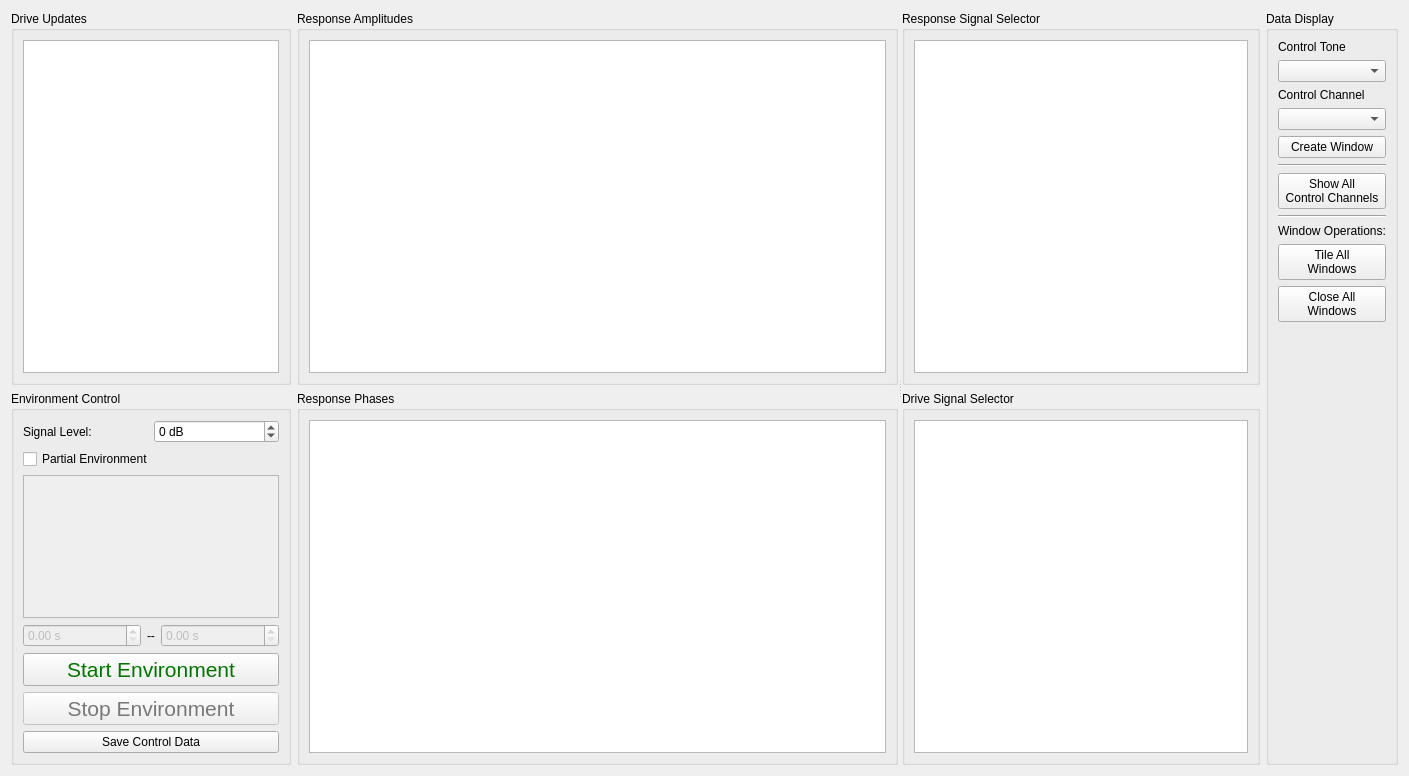
<?xml version="1.0" encoding="UTF-8"?>
<ui version="4.0">
 <class>Form</class>
 <widget class="QWidget" name="Form">
  <property name="geometry">
   <rect>
    <x>0</x>
    <y>0</y>
    <width>1409</width>
    <height>776</height>
   </rect>
  </property>
  <property name="windowTitle">
   <string>Form</string>
  </property>
  <layout class="QHBoxLayout" name="horizontalLayout_2">
   <item>
    <layout class="QVBoxLayout" name="environment_control_layout">
     <item>
      <widget class="QGroupBox" name="control_updates_groupbox">
       <property name="title">
        <string>Drive Updates</string>
       </property>
       <layout class="QVBoxLayout" name="verticalLayout_71">
        <item>
         <widget class="PlotWidget" name="control_updates_plot">
          <property name="sizePolicy">
           <sizepolicy hsizetype="Minimum" vsizetype="Expanding">
            <horstretch>0</horstretch>
            <verstretch>0</verstretch>
           </sizepolicy>
          </property>
         </widget>
        </item>
       </layout>
      </widget>
     </item>
     <item>
      <widget class="QGroupBox" name="environment_control_groupbox">
       <property name="sizePolicy">
        <sizepolicy hsizetype="Minimum" vsizetype="Minimum">
         <horstretch>0</horstretch>
         <verstretch>0</verstretch>
        </sizepolicy>
       </property>
       <property name="title">
        <string>Environment Control</string>
       </property>
       <layout class="QVBoxLayout" name="verticalLayout_2">
        <item>
         <layout class="QHBoxLayout" name="test_level_layout">
          <item>
           <widget class="QLabel" name="test_level_label">
            <property name="sizePolicy">
             <sizepolicy hsizetype="Minimum" vsizetype="Preferred">
              <horstretch>0</horstretch>
              <verstretch>0</verstretch>
             </sizepolicy>
            </property>
            <property name="text">
             <string>Signal Level:</string>
            </property>
           </widget>
          </item>
          <item>
           <widget class="QSpinBox" name="test_level_selector">
            <property name="toolTip">
             <string>Scale factor applied to the test</string>
            </property>
            <property name="keyboardTracking">
             <bool>false</bool>
            </property>
            <property name="suffix">
             <string> dB</string>
            </property>
            <property name="minimum">
             <number>-60</number>
            </property>
            <property name="maximum">
             <number>18</number>
            </property>
           </widget>
          </item>
         </layout>
        </item>
        <item>
         <layout class="QGridLayout" name="gridLayout">
          <item row="0" column="0">
           <widget class="QCheckBox" name="partial_environment_selector">
            <property name="text">
             <string>Partial Environment</string>
            </property>
           </widget>
          </item>
          <item row="2" column="0">
           <layout class="QHBoxLayout" name="horizontalLayout">
            <item>
             <widget class="QDoubleSpinBox" name="start_time_selector">
              <property name="enabled">
               <bool>false</bool>
              </property>
              <property name="suffix">
               <string> s</string>
              </property>
             </widget>
            </item>
            <item>
             <widget class="QLabel" name="label">
              <property name="sizePolicy">
               <sizepolicy hsizetype="Fixed" vsizetype="Preferred">
                <horstretch>0</horstretch>
                <verstretch>0</verstretch>
               </sizepolicy>
              </property>
              <property name="text">
               <string>--</string>
              </property>
             </widget>
            </item>
            <item>
             <widget class="QDoubleSpinBox" name="stop_time_selector">
              <property name="enabled">
               <bool>false</bool>
              </property>
              <property name="suffix">
               <string> s</string>
              </property>
             </widget>
            </item>
           </layout>
          </item>
          <item row="1" column="0">
           <widget class="QListWidget" name="partial_environment_tone_selector">
            <property name="enabled">
             <bool>false</bool>
            </property>
            <property name="sizePolicy">
             <sizepolicy hsizetype="Minimum" vsizetype="MinimumExpanding">
              <horstretch>0</horstretch>
              <verstretch>0</verstretch>
             </sizepolicy>
            </property>
            <property name="sizeAdjustPolicy">
             <enum>QAbstractScrollArea::AdjustToContents</enum>
            </property>
           </widget>
          </item>
         </layout>
        </item>
        <item>
         <layout class="QVBoxLayout" name="button_layout">
          <item>
           <widget class="QPushButton" name="start_test_button">
            <property name="sizePolicy">
             <sizepolicy hsizetype="Minimum" vsizetype="Minimum">
              <horstretch>0</horstretch>
              <verstretch>0</verstretch>
             </sizepolicy>
            </property>
            <property name="palette">
             <palette>
              <active>
               <colorrole role="ButtonText">
                <brush brushstyle="SolidPattern">
                 <color alpha="255">
                  <red>0</red>
                  <green>120</green>
                  <blue>0</blue>
                 </color>
                </brush>
               </colorrole>
              </active>
              <inactive>
               <colorrole role="ButtonText">
                <brush brushstyle="SolidPattern">
                 <color alpha="255">
                  <red>0</red>
                  <green>120</green>
                  <blue>0</blue>
                 </color>
                </brush>
               </colorrole>
              </inactive>
              <disabled>
               <colorrole role="ButtonText">
                <brush brushstyle="SolidPattern">
                 <color alpha="255">
                  <red>120</red>
                  <green>120</green>
                  <blue>120</blue>
                 </color>
                </brush>
               </colorrole>
              </disabled>
             </palette>
            </property>
            <property name="font">
             <font>
              <pointsize>16</pointsize>
             </font>
            </property>
            <property name="toolTip">
             <string>Start the environment to control to the desired transient signal</string>
            </property>
            <property name="text">
             <string>Start Environment</string>
            </property>
           </widget>
          </item>
          <item>
           <widget class="QPushButton" name="stop_test_button">
            <property name="enabled">
             <bool>false</bool>
            </property>
            <property name="sizePolicy">
             <sizepolicy hsizetype="Minimum" vsizetype="Minimum">
              <horstretch>0</horstretch>
              <verstretch>0</verstretch>
             </sizepolicy>
            </property>
            <property name="palette">
             <palette>
              <active>
               <colorrole role="ButtonText">
                <brush brushstyle="SolidPattern">
                 <color alpha="255">
                  <red>255</red>
                  <green>0</green>
                  <blue>0</blue>
                 </color>
                </brush>
               </colorrole>
              </active>
              <inactive>
               <colorrole role="ButtonText">
                <brush brushstyle="SolidPattern">
                 <color alpha="255">
                  <red>255</red>
                  <green>0</green>
                  <blue>0</blue>
                 </color>
                </brush>
               </colorrole>
              </inactive>
              <disabled>
               <colorrole role="ButtonText">
                <brush brushstyle="SolidPattern">
                 <color alpha="255">
                  <red>120</red>
                  <green>120</green>
                  <blue>120</blue>
                 </color>
                </brush>
               </colorrole>
              </disabled>
             </palette>
            </property>
            <property name="font">
             <font>
              <pointsize>16</pointsize>
             </font>
            </property>
            <property name="toolTip">
             <string>Stop the environment</string>
            </property>
            <property name="text">
             <string>Stop Environment</string>
            </property>
           </widget>
          </item>
         </layout>
        </item>
        <item>
         <widget class="QPushButton" name="save_control_data_button">
          <property name="toolTip">
           <string>Save current control data from the test</string>
          </property>
          <property name="text">
           <string>Save Control Data</string>
          </property>
         </widget>
        </item>
       </layout>
      </widget>
     </item>
    </layout>
   </item>
   <item>
    <widget class="QSplitter" name="splitter">
     <property name="orientation">
      <enum>Qt::Horizontal</enum>
     </property>
     <widget class="QWidget" name="layoutWidget">
      <layout class="QVBoxLayout" name="verticalLayout">
       <item>
        <widget class="QGroupBox" name="amplitude_groupbox">
         <property name="sizePolicy">
          <sizepolicy hsizetype="Preferred" vsizetype="Expanding">
           <horstretch>0</horstretch>
           <verstretch>0</verstretch>
          </sizepolicy>
         </property>
         <property name="title">
          <string>Response Amplitudes</string>
         </property>
         <layout class="QHBoxLayout" name="horizontalLayout_3">
          <item>
           <widget class="PlotWidget" name="amplitude_plot"/>
          </item>
         </layout>
        </widget>
       </item>
       <item>
        <widget class="QGroupBox" name="phase_groupbox">
         <property name="sizePolicy">
          <sizepolicy hsizetype="Preferred" vsizetype="Expanding">
           <horstretch>0</horstretch>
           <verstretch>0</verstretch>
          </sizepolicy>
         </property>
         <property name="title">
          <string>Response Phases</string>
         </property>
         <layout class="QHBoxLayout" name="horizontalLayout_4">
          <item>
           <widget class="PlotWidget" name="phase_plot"/>
          </item>
         </layout>
        </widget>
       </item>
      </layout>
     </widget>
     <widget class="QWidget" name="verticalLayoutWidget">
      <layout class="QVBoxLayout" name="verticalLayout_3">
       <item>
        <widget class="QGroupBox" name="channel_selector_groupbox">
         <property name="title">
          <string>Response Signal Selector</string>
         </property>
         <layout class="QVBoxLayout" name="verticalLayout_4">
          <item>
           <widget class="QTableWidget" name="signal_selector">
            <property name="sizePolicy">
             <sizepolicy hsizetype="Expanding" vsizetype="Expanding">
              <horstretch>0</horstretch>
              <verstretch>0</verstretch>
             </sizepolicy>
            </property>
            <property name="sizeAdjustPolicy">
             <enum>QAbstractScrollArea::AdjustToContents</enum>
            </property>
            <attribute name="horizontalHeaderDefaultSectionSize">
             <number>50</number>
            </attribute>
           </widget>
          </item>
         </layout>
        </widget>
       </item>
       <item>
        <widget class="QGroupBox" name="groupBox">
         <property name="title">
          <string>Drive Signal Selector</string>
         </property>
         <layout class="QVBoxLayout" name="verticalLayout_5">
          <item>
           <widget class="QTableWidget" name="control_updates_signal_selector">
            <property name="sizePolicy">
             <sizepolicy hsizetype="Expanding" vsizetype="Expanding">
              <horstretch>0</horstretch>
              <verstretch>0</verstretch>
             </sizepolicy>
            </property>
            <property name="sizeAdjustPolicy">
             <enum>QAbstractScrollArea::AdjustToContents</enum>
            </property>
            <attribute name="horizontalHeaderDefaultSectionSize">
             <number>55</number>
            </attribute>
           </widget>
          </item>
         </layout>
        </widget>
       </item>
      </layout>
     </widget>
    </widget>
   </item>
   <item>
    <widget class="QGroupBox" name="data_display_groupbox">
     <property name="title">
      <string>Data Display</string>
     </property>
     <layout class="QVBoxLayout" name="verticalLayout_40">
      <item>
       <widget class="QLabel" name="control_tone_label">
        <property name="text">
         <string>Control Tone</string>
        </property>
       </widget>
      </item>
      <item>
       <widget class="QComboBox" name="control_tone_selector">
        <property name="toolTip">
         <string>Select an individual channel to visualize</string>
        </property>
       </widget>
      </item>
      <item>
       <widget class="QLabel" name="control_channel_label">
        <property name="text">
         <string>Control Channel</string>
        </property>
       </widget>
      </item>
      <item>
       <widget class="QComboBox" name="control_channel_selector">
        <property name="toolTip">
         <string>Select an individual channel to visualize</string>
        </property>
       </widget>
      </item>
      <item>
       <widget class="QPushButton" name="create_window_button">
        <property name="toolTip">
         <string>Create a window to show the signal specified by Control Channel</string>
        </property>
        <property name="text">
         <string>Create Window</string>
        </property>
       </widget>
      </item>
      <item>
       <widget class="Line" name="data_display_separator_0">
        <property name="orientation">
         <enum>Qt::Horizontal</enum>
        </property>
       </widget>
      </item>
      <item>
       <widget class="QPushButton" name="show_all_channels_button">
        <property name="toolTip">
         <string>Create a window for each control channel</string>
        </property>
        <property name="text">
         <string>Show All
Control Channels</string>
        </property>
       </widget>
      </item>
      <item>
       <widget class="Line" name="data_display_separator_1">
        <property name="orientation">
         <enum>Qt::Horizontal</enum>
        </property>
       </widget>
      </item>
      <item>
       <widget class="QLabel" name="window_operations_label">
        <property name="text">
         <string>Window Operations:</string>
        </property>
       </widget>
      </item>
      <item>
       <widget class="QPushButton" name="tile_windows_button">
        <property name="toolTip">
         <string>Tile all windows across the main monitor</string>
        </property>
        <property name="text">
         <string>Tile All
Windows</string>
        </property>
       </widget>
      </item>
      <item>
       <widget class="QPushButton" name="close_windows_button">
        <property name="toolTip">
         <string>Closes all existing visualization windows</string>
        </property>
        <property name="text">
         <string>Close All
Windows</string>
        </property>
       </widget>
      </item>
      <item>
       <spacer name="data_display_spacer">
        <property name="orientation">
         <enum>Qt::Vertical</enum>
        </property>
        <property name="sizeHint" stdset="0">
         <size>
          <width>20</width>
          <height>40</height>
         </size>
        </property>
       </spacer>
      </item>
     </layout>
    </widget>
   </item>
  </layout>
 </widget>
 <customwidgets>
  <customwidget>
   <class>PlotWidget</class>
   <extends>QGraphicsView</extends>
   <header location="global">pyqtgraph</header>
  </customwidget>
 </customwidgets>
 <resources/>
 <connections/>
</ui>
